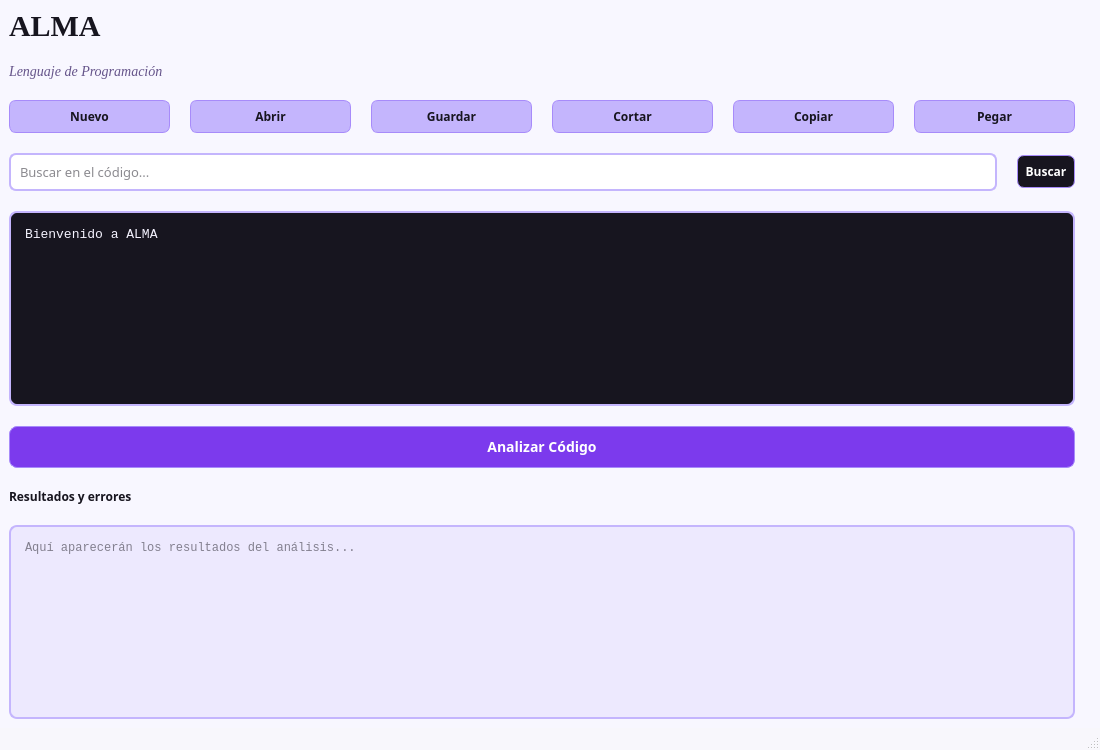
<?xml version="1.0" encoding="UTF-8"?>
<ui version="4.0">
 <class>ventanaPrincipal</class>
 <widget class="QMainWindow" name="ventanaPrincipal">
  <property name="geometry">
   <rect>
    <x>0</x>
    <y>0</y>
    <width>1100</width>
    <height>750</height>
   </rect>
  </property>
  <property name="windowTitle">
   <string>ALMA</string>
  </property>
  <property name="styleSheet">
   <string notr="true">QMainWindow {
    background-color: #F8F7FC;
}

QWidget#centralwidget {
    background-color: #F8F7FC;
}

QLabel {
    color: #17151F;
}

QPushButton {
    background-color: #C4B5FD;
    color: #17151F;
    border: 1px solid #A78BFA;
    border-radius: 7px;
    padding: 7px;
    font-weight: bold;
}

QPushButton:hover {
    background-color: #DDD6FE;
}

QLineEdit {
    background-color: white;
    color: #17151F;
    border: 2px solid #C4B5FD;
    border-radius: 7px;
    padding: 7px;
}

QPlainTextEdit {
    background-color: #17151F;
    color: #F5F3FF;
    border: 2px solid #C4B5FD;
    border-radius: 8px;
    padding: 10px;
    font-family: Consolas;
    font-size: 13px;
    selection-background-color: #65548A;
}

QTextEdit {
    background-color: #EDE9FE;
    color: #17151F;
    border: 2px solid #C4B5FD;
    border-radius: 8px;
    padding: 10px;
    font-family: Consolas;
    font-size: 12px;
}

QPushButton#btnAnalizar {
    background-color: #C4B5FD;
    color: #17151F;
    font-weight: bold;
    font-size: 14px;
}

QPushButton#btnBuscar {
    background-color: #17151F;
    color: white;
}
</string>
  </property>
  <widget class="QWidget" name="centralwidget">
   <property name="layoutDirection">
    <enum>Qt::LayoutDirection::LeftToRight</enum>
   </property>
   <property name="styleSheet">
    <string notr="true">QWidget#centralwidget {
    background-color: #F8F7FF;
}</string>
   </property>
   <layout class="QVBoxLayout" name="verticalLayout">
    <property name="spacing">
     <number>20</number>
    </property>
    <property name="leftMargin">
     <number>9</number>
    </property>
    <property name="rightMargin">
     <number>25</number>
    </property>
    <item>
     <widget class="QLabel" name="ALMA">
      <property name="font">
       <font>
        <family>Times New Roman</family>
        <pointsize>-1</pointsize>
        <bold>true</bold>
       </font>
      </property>
      <property name="styleSheet">
       <string notr="true">QLabel {
    color: #17151F;
    font-size: 30px;
    font-weight: bold;
}</string>
      </property>
      <property name="text">
       <string>ALMA</string>
      </property>
     </widget>
    </item>
    <item>
     <widget class="QLabel" name="subtituloALMA">
      <property name="font">
       <font>
        <family>Times New Roman</family>
        <pointsize>-1</pointsize>
        <italic>true</italic>
       </font>
      </property>
      <property name="styleSheet">
       <string notr="true">QLabel {
    color: #65548A;
    font-size: 14px;
    font-style: italic;
}
</string>
      </property>
      <property name="text">
       <string>Lenguaje de Programación</string>
      </property>
     </widget>
    </item>
    <item>
     <layout class="QHBoxLayout" name="horizontalLayout_2">
      <item>
       <widget class="QPushButton" name="btnNuevo">
        <property name="font">
         <font>
          <family>Traditional Arabic</family>
          <bold>true</bold>
         </font>
        </property>
        <property name="styleSheet">
         <string notr="true"/>
        </property>
        <property name="text">
         <string>Nuevo</string>
        </property>
       </widget>
      </item>
      <item>
       <widget class="QPushButton" name="btnAbrir">
        <property name="font">
         <font>
          <family>Traditional Arabic</family>
          <bold>true</bold>
         </font>
        </property>
        <property name="text">
         <string>Abrir</string>
        </property>
       </widget>
      </item>
      <item>
       <widget class="QPushButton" name="btnGuardar">
        <property name="font">
         <font>
          <family>Traditional Arabic</family>
          <bold>true</bold>
         </font>
        </property>
        <property name="text">
         <string>Guardar</string>
        </property>
       </widget>
      </item>
      <item>
       <widget class="QPushButton" name="btnCortar">
        <property name="font">
         <font>
          <family>Traditional Arabic</family>
          <bold>true</bold>
         </font>
        </property>
        <property name="text">
         <string>Cortar</string>
        </property>
       </widget>
      </item>
      <item>
       <widget class="QPushButton" name="btnCopiar">
        <property name="font">
         <font>
          <family>Traditional Arabic</family>
          <bold>true</bold>
         </font>
        </property>
        <property name="text">
         <string>Copiar</string>
        </property>
       </widget>
      </item>
      <item>
       <widget class="QPushButton" name="btnPegar">
        <property name="font">
         <font>
          <family>Traditional Arabic</family>
          <bold>true</bold>
         </font>
        </property>
        <property name="text">
         <string>Pegar</string>
        </property>
       </widget>
      </item>
     </layout>
    </item>
    <item>
     <layout class="QHBoxLayout" name="horizontalLayout">
      <item>
       <widget class="QLineEdit" name="txtBuscar">
        <property name="font">
         <font>
          <family>Traditional Arabic</family>
          <pointsize>10</pointsize>
         </font>
        </property>
        <property name="text">
         <string/>
        </property>
        <property name="placeholderText">
         <string>Buscar en el código...</string>
        </property>
       </widget>
      </item>
      <item>
       <widget class="QPushButton" name="btnBuscar">
        <property name="font">
         <font>
          <family>Traditional Arabic</family>
          <bold>true</bold>
         </font>
        </property>
        <property name="text">
         <string>Buscar</string>
        </property>
       </widget>
      </item>
     </layout>
    </item>
    <item>
     <widget class="QPlainTextEdit" name="editorCodigo">
      <property name="font">
       <font>
        <family>Consolas</family>
        <pointsize>-1</pointsize>
       </font>
      </property>
      <property name="plainText">
       <string>Bienvenido a ALMA</string>
      </property>
      <property name="placeholderText">
       <string/>
      </property>
     </widget>
    </item>
    <item>
     <widget class="QPushButton" name="btnAnalizar">
      <property name="font">
       <font>
        <family>Traditional Arabic</family>
        <pointsize>-1</pointsize>
        <bold>true</bold>
       </font>
      </property>
      <property name="styleSheet">
       <string notr="true">QPushButton {
    background-color: #7C3AED;
    color: white;
    border-radius: 8px;
    padding: 10px;
    font-weight: bold;
}

QPushButton:hover {
    background-color: #6D28D9;
}</string>
      </property>
      <property name="text">
       <string>Analizar Código</string>
      </property>
     </widget>
    </item>
    <item>
     <widget class="QLabel" name="Resultados">
      <property name="font">
       <font>
        <family>Traditional Arabic</family>
        <bold>true</bold>
       </font>
      </property>
      <property name="text">
       <string>Resultados y errores</string>
      </property>
     </widget>
    </item>
    <item>
     <widget class="QTextEdit" name="tituloResultados">
      <property name="readOnly">
       <bool>true</bool>
      </property>
      <property name="placeholderText">
       <string>Aquí aparecerán los resultados del análisis...</string>
      </property>
     </widget>
    </item>
   </layout>
  </widget>
  <widget class="QMenuBar" name="menubar">
   <property name="geometry">
    <rect>
     <x>0</x>
     <y>0</y>
     <width>1100</width>
     <height>33</height>
    </rect>
   </property>
  </widget>
  <widget class="QStatusBar" name="statusbar"/>
 </widget>
 <resources/>
 <connections/>
</ui>
